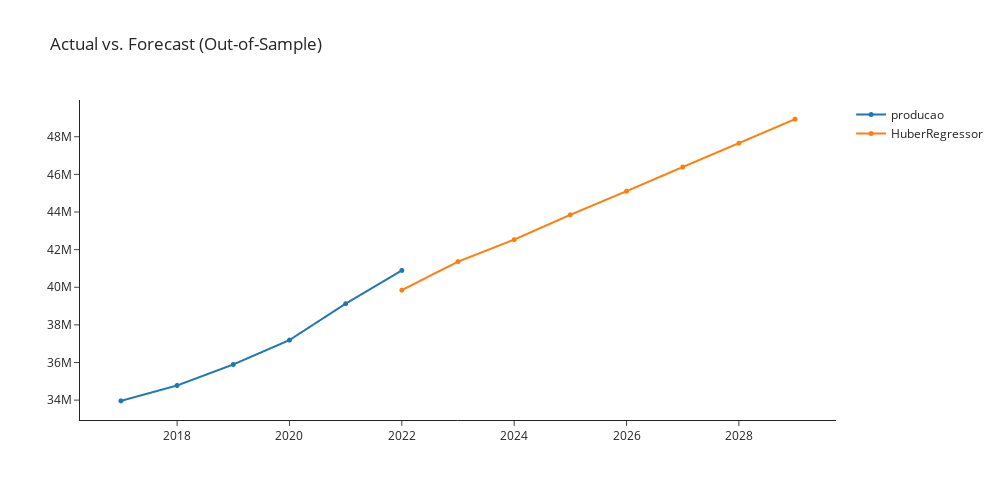

Notebook code for this chart:
### Markdown cell above
###  huber_cds_dt    Huber w/ Cond. Deseasonalize & Detrending

### Code cell
huber_cds_dt = exp.create_model('huber_cds_dt')
exp.plot_model(plot = 'decomp',
               data_kwargs = {'type' : 'multiplicative'},
               fig_kwargs = {"height":500,"width":1000,"template": "simple_white","hoverinfo":"none","big_data_threshold":10})
exp.plot_model(estimator = huber_cds_dt, plot = 'forecast', 
               data_kwargs = {'fh' : 8},
               fig_kwargs = {"height":500,"width":1000,"template": "simple_white","hoverinfo":"none","big_data_threshold":10})

### Figure 1 — Plotly figure (JSON) as saved in the notebook; plotly's stock layout.template omitted (floating-point values rounded to 4 significant figures)
{"data": [{"hoverinfo": "none", "line": {"width": 2}, "marker": {"size": 5}, "mode": "lines+markers", "name": "producao", "type": "scattergl", "x": [2017, 2018, 2019, 2020, 2021, 2022, 2023, 2024, 2025, 2026, 2027, 2028, 2029], "xaxis": "x", "y": [33959879, 34777936, 35895207, 37191638, 39126269, 40894968, null, null, null, null, null, null, null], "yaxis": "y"}, {"hoverinfo": "none", "line": {"width": 2}, "marker": {"size": 5}, "mode": "lines+markers", "name": "HuberRegressor", "type": "scattergl", "x": [2017, 2018, 2019, 2020, 2021, 2022, 2023, 2024, 2025, 2026, 2027, 2028, 2029], "xaxis": "x", "y": [null, null, null, null, null, 39850000.0, 41360000.0, 42530000.0, 43850000.0, 45110000.0, 46390000.0, 47660000.0, 48940000.0], "yaxis": "y"}], "layout": {"autosize": false, "height": 500, "showlegend": true, "title": {"text": "Actual vs. Forecast (Out-of-Sample)"}, "width": 1000, "xaxis": {"anchor": "y", "domain": [0, 1]}, "yaxis": {"anchor": "x", "domain": [0, 1]}}}
